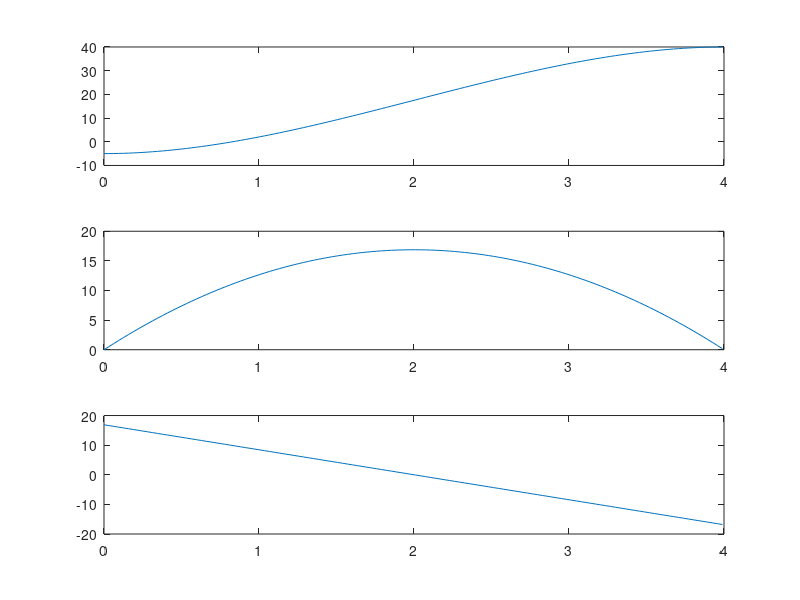

Source code (MATLAB):
di=-5;
%intitial angle
df=40;
%final angle
tf=4;
%time taken for the joint to move from intial angle to final angle 
t=0*pi:pi/100:4;
a0=di;
a1=0;
a2=3*(df-di)/tf.^2;
a3=-2*(df-di)/tf.^3;
o = a0+a1*t+a2*t.^2+a3*t.^3;
subplot(3,1,1);
plot(t,o);
o1=a1+2*a2*t+(3*(a3*t.^2));
o2=2*a2+(6*(a3*t));
subplot(3,1,2);
plot(t,o1);
subplot(3,1,3);
plot(t,o2);

